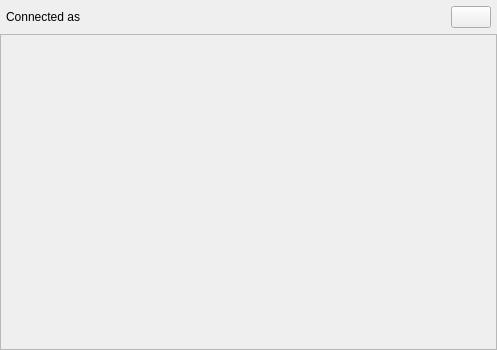
<?xml version="1.0" encoding="UTF-8"?>
<ui version="4.0">
 <class>NinjamRoomWindow</class>
 <widget class="QWidget" name="NinjamRoomWindow">
  <property name="geometry">
   <rect>
    <x>0</x>
    <y>0</y>
    <width>497</width>
    <height>350</height>
   </rect>
  </property>
  <property name="sizePolicy">
   <sizepolicy hsizetype="MinimumExpanding" vsizetype="MinimumExpanding">
    <horstretch>0</horstretch>
    <verstretch>0</verstretch>
   </sizepolicy>
  </property>
  <property name="accessibleDescription">
   <string>you are in the ninjam room window</string>
  </property>
  <property name="styleSheet">
   <string notr="true"/>
  </property>
  <layout class="QVBoxLayout" name="verticalLayout">
   <property name="spacing">
    <number>0</number>
   </property>
   <property name="leftMargin">
    <number>0</number>
   </property>
   <property name="topMargin">
    <number>0</number>
   </property>
   <property name="rightMargin">
    <number>0</number>
   </property>
   <property name="bottomMargin">
    <number>0</number>
   </property>
   <item>
    <layout class="QHBoxLayout" name="topLayout">
     <property name="spacing">
      <number>12</number>
     </property>
     <property name="leftMargin">
      <number>6</number>
     </property>
     <property name="topMargin">
      <number>6</number>
     </property>
     <property name="rightMargin">
      <number>6</number>
     </property>
     <property name="bottomMargin">
      <number>6</number>
     </property>
     <item>
      <widget class="QLabel" name="labelUserName">
       <property name="sizePolicy">
        <sizepolicy hsizetype="Preferred" vsizetype="Preferred">
         <horstretch>1</horstretch>
         <verstretch>0</verstretch>
        </sizepolicy>
       </property>
       <property name="text">
        <string>Connected as &lt;user_name&gt;</string>
       </property>
      </widget>
     </item>
     <item>
      <widget class="QPushButton" name="licenceButton">
       <property name="sizePolicy">
        <sizepolicy hsizetype="Preferred" vsizetype="Preferred">
         <horstretch>0</horstretch>
         <verstretch>0</verstretch>
        </sizepolicy>
       </property>
       <property name="toolTip">
        <string>read the server licence ...</string>
       </property>
       <property name="text">
        <string/>
       </property>
       <property name="flat">
        <bool>false</bool>
       </property>
      </widget>
     </item>
    </layout>
   </item>
   <item>
    <widget class="QScrollArea" name="scrollArea">
     <property name="sizePolicy">
      <sizepolicy hsizetype="Expanding" vsizetype="Expanding">
       <horstretch>0</horstretch>
       <verstretch>1</verstretch>
      </sizepolicy>
     </property>
     <property name="verticalScrollBarPolicy">
      <enum>Qt::ScrollBarAsNeeded</enum>
     </property>
     <property name="horizontalScrollBarPolicy">
      <enum>Qt::ScrollBarAsNeeded</enum>
     </property>
     <property name="widgetResizable">
      <bool>true</bool>
     </property>
     <widget class="QWidget" name="tracksPanel">
      <property name="geometry">
       <rect>
        <x>0</x>
        <y>0</y>
        <width>495</width>
        <height>313</height>
       </rect>
      </property>
      <layout class="QHBoxLayout" name="horizontalLayout">
       <property name="spacing">
        <number>2</number>
       </property>
       <property name="leftMargin">
        <number>6</number>
       </property>
       <property name="topMargin">
        <number>0</number>
       </property>
       <property name="rightMargin">
        <number>6</number>
       </property>
       <property name="bottomMargin">
        <number>6</number>
       </property>
      </layout>
     </widget>
    </widget>
   </item>
  </layout>
 </widget>
 <resources/>
 <connections/>
</ui>
